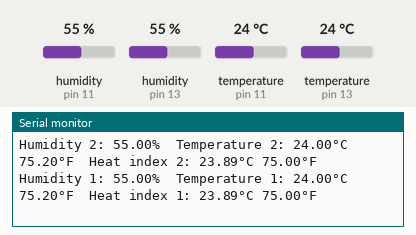
A sketch run on a simulated Arduino Uno, built with avr-gcc and run on an emulated ATmega328P. Parts: the last lines printed to the serial monitor. Inputs (shaded band) come from the test bench; at power-on: humidity (sensors on pin 11, pin 13) 55 %, temperature (sensors on pin 11, pin 13) 24 °C.

Above: at 6.9 s.
7.0 s: humidity (sensor on pin 11) set to 22 %
At 8.7 s:
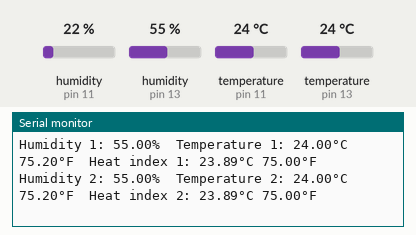
12.5 s: humidity (sensor on pin 13) set to 22 %
At 14.8 s:
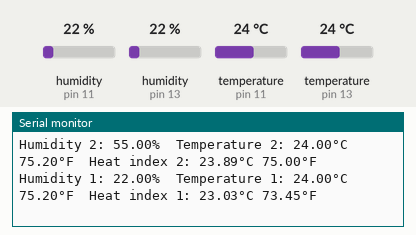
18.0 s: temperature (sensor on pin 11) set to 12 °C
At 18.9 s:
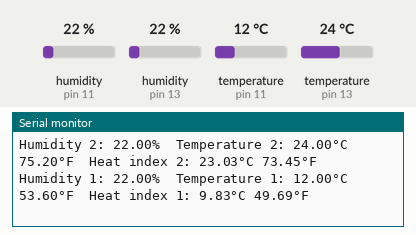
23.5 s: temperature (sensor on pin 13) set to 12 °C
At 24.9 s:
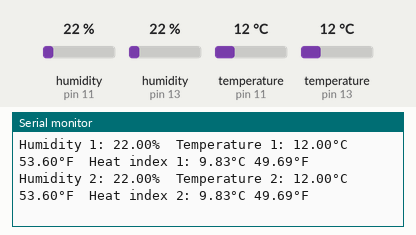
29.0 s: humidity (sensor on pin 11) set to 40 %
At 32.0 s:
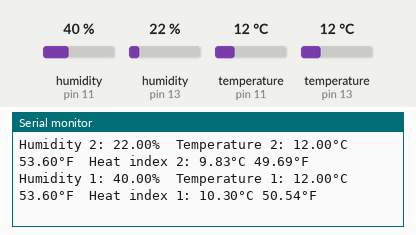
34.5 s: humidity (sensor on pin 13) set to 40 %
At 36.1 s:
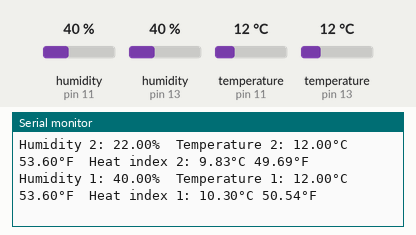
Timing chart, 0 to 37.6 s (numbered marks = the images above; inputs shaded):
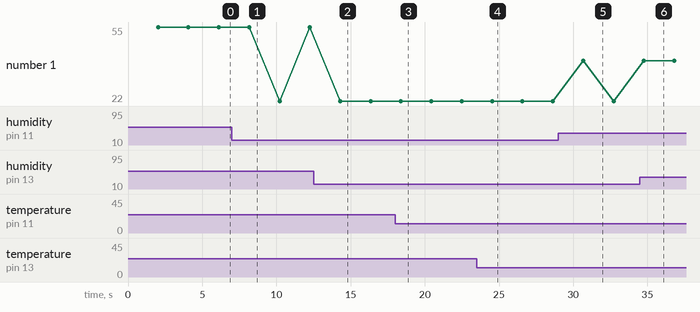

Measured:
- after the input at 18.0 s, the serial monitor: prints a new line after 0.40 s (image 3)
- after the input at 23.5 s, the serial monitor: prints a new line after 1.0 s (image 4)
- after the input at 29.0 s, the serial monitor: prints a new line after 1.7 s (image 5)

The sketch:

Ejercicio21-DHT.ino
```cpp
#include "DHT.h"

#define DHTPIN_1 11     // Digital pin connected to the DHT sensor
#define DHTPIN_2 13     // Digital pin connected to the DHT sensor

#define DHTTYPE DHT11   // DHT 11

DHT dht1(DHTPIN_1, DHTTYPE);
DHT dht2(DHTPIN_2, DHTTYPE);

void setup() {
  Serial.begin(9600);
  Serial.println(F("DHT11 test!"));

  dht1.begin();
  dht2.begin();
}

void loop() {
  // Wait a few seconds between measurements.
  delay(2000);

  // Reading temperature or humidity takes about 250 milliseconds!
  float h1 = dht1.readHumidity();
  // Read temperature as Celsius (the default)
  float t1 = dht1.readTemperature();
  // Read temperature as Fahrenheit (isFahrenheit = true)
  float f1 = dht1.readTemperature(true);

  // Check if any reads failed and exit early (to try again).
  if (isnan(h1) || isnan(t1) || isnan(f1)) {
    Serial.println(F("Failed to read from DHT sensor 1!"));
    return;
  }

  // Compute heat index in Fahrenheit (the default)
  float hif1 = dht1.computeHeatIndex(f1, h1);
  // Compute heat index in Celsius (isFahreheit = false)
  float hic1 = dht1.computeHeatIndex(t1, h1, false);

  Serial.print(F("Humidity 1: "));
  Serial.print(h1);
  Serial.print(F("%  Temperature 1: "));
  Serial.print(t1);
  Serial.print(F("°C "));
  Serial.print(f1);
  Serial.print(F("°F  Heat index 1: "));
  Serial.print(hic1);
  Serial.print(F("°C "));
  Serial.print(hif1);
  Serial.println(F("°F"));

  delay(2000);

  // Reading temperature or humidity takes about 250 milliseconds!
  float h2 = dht2.readHumidity();
  // Read temperature as Celsius (the default)
  float t2 = dht2.readTemperature();
  // Read temperature as Fahrenheit (isFahrenheit = true)
  float f2 = dht2.readTemperature(true);

   // Check if any reads failed and exit early (to try again).
  if (isnan(h2) || isnan(t2) || isnan(f2)) {
    Serial.println(F("Failed to read from DHT sensor 2!"));
    return;
  }

  // Compute heat index in Fahrenheit (the default)
  float hif2 = dht2.computeHeatIndex(f2, h2);
  // Compute heat index in Celsius (isFahreheit = false)
  float hic2 = dht2.computeHeatIndex(t2, h2, false);

  Serial.print(F("Humidity 2: "));
  Serial.print(h2);
  Serial.print(F("%  Temperature 2: "));
  Serial.print(t2);
  Serial.print(F("°C "));
  Serial.print(f2);
  Serial.print(F("°F  Heat index 2: "));
  Serial.print(hic2);
  Serial.print(F("°C "));
  Serial.print(hif2);
  Serial.println(F("°F"));
}
```
